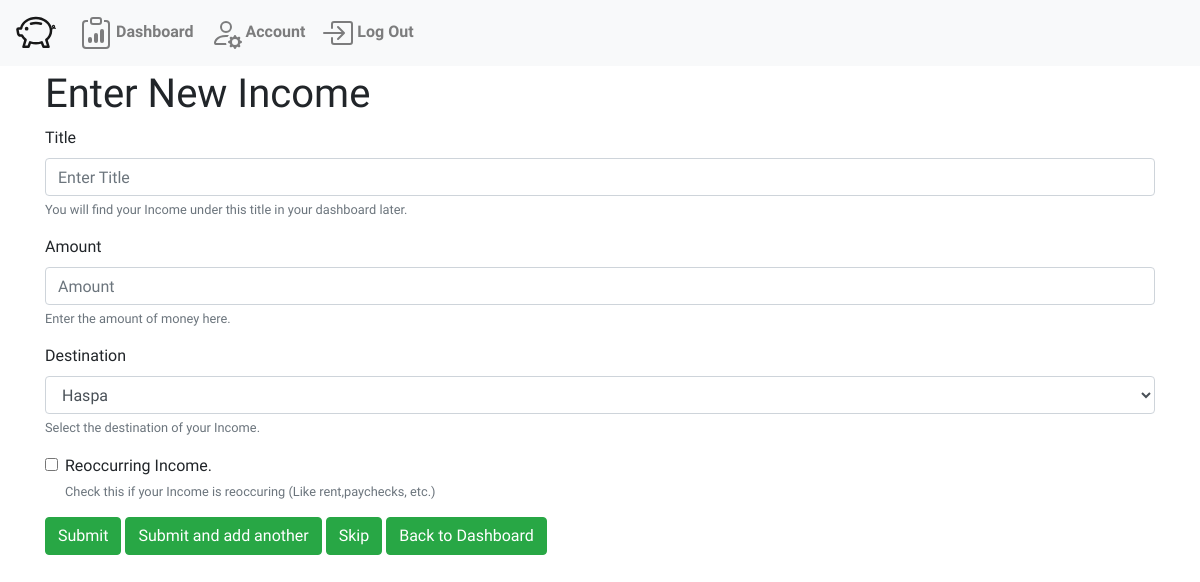
The page /incomeForm (signed in) on the database as committed earlier.
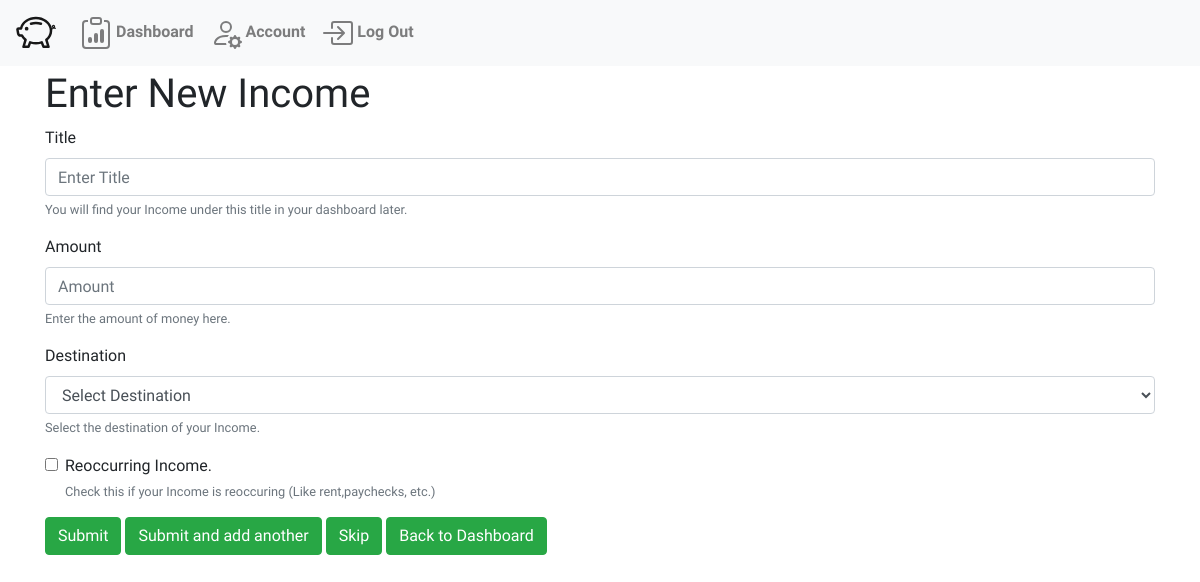
The same page on the database as committed later.
### WalletWise/models.py (models this page shows, shortened)
class Funds(models.Model):
    budget = models.ForeignKey("MonthBudget",related_name="funds", on_delete=models.CASCADE)
    title = models.CharField(max_length=64)
    amount = models.FloatField()
    defaultOwner = models.ForeignKey("User", related_name="defaultFunds", on_delete=models.DO_NOTHING, default=None, null=True)

### WalletWise/views.py (the view)
# urls.py: path("incomeForm", views.incomeForm, name="incomeForm"),
def incomeForm(request):
    user = request.user
    opennedBefore = user.dashboard.openned_before
    balances = list(Funds.objects.filter(budget__dashboard__owner=user))
    try:
        defaultFund = user.defaultFunds.all()[0]
        balances.remove(defaultFund)
    except IndexError:
        defaultFund = "No Default"
    return render(request, "WalletWise/fundsChangeForm.html", {
        "formType" : "Income",
        "opennedBefore" : opennedBefore,
        "balances" : balances,
        "defaultFund" : defaultFund
    })

### WalletWise/templates/WalletWise/fundsChangeForm.html (shortened to what this page needs)
{% extends "WalletWise/layout.html" %}
{% block body %}
<div class="container">
    <h1>Enter New {{formType}}</h1>
    <form method="post" action="{% url 'fundsChangeForm' %}">
        <div class="form-group">
            <label for="title">Title</label>
            <input type="text" class="form-control" id="title" name="title" aria-describedby="titleHelp" placeholder="Enter Title" required title="Please enter a Title">
            <small id="titlelHelp" class="form-text text-muted">You will find your {{formType}} under this title in your dashboard later.</small>
        </div>
        <div class="form-group">
            <label for="amount">Amount</label>
            <input type="number" class="form-control" id="amount" name="amount" aria-describedby="amountHelp" placeholder="Amount" required title="Please enter an Amount" >
            <small id="amountHelp" class="form-text text-muted">Enter the amount of money here.</small>
        </div>
        <div class="form-group">
            <label for="destination">Destination</label>
            <select class="form-select form-control" id="destination" name="destination" aria-describedby="destinationHelp" aria-label="Default select example" required title="Please select a destination">
                {% if defaultFund == "No Default" %}
                    <option selected>Select Destination</option>
                {% else %}
                    <option selected value={{defaultFund.id}}>{{defaultFund.title}}</option>
                {% endif %}
            </select>
            <small id="destinationHelp" class="form-text text-muted">Select the destination of your {{formType}}.</small>
        </div>
        <div class="form-group form-check">
            <input class="form-check-input" type="checkbox" id="reoccuring" name="reoccuring" aria-describedby="reoccuringHelp">
            <label class="form-check-label" for="reoccuring">
                Reoccurring {{formType}}.
            </label>
            <small id="reoccuringHelp" class="form-text text-muted">Check this if your {{formType}} is reoccuring (Like rent,paychecks, etc.)</small>
        </div>
        <button type="submit" class="btn btn-success" name="action" value="submit">Submit</button>
        <button type="submit" class="btn btn-success" name="action" value="redo">Submit and add another</button>
        {% if opennedBefore == False %}
            {% if formType == "Income" %}
            <a href="{% url 'expenseForm' %}">
                <button class="btn btn-success" type="button">Skip</button>
            </a>
            {% else %}
            <a href="{% url 'dashboard' %}">
                <button class="btn btn-success" type="button">Skip</button>
            </a>
            {% endif %}
        {% endif %}
        <a href="{% url 'dashboard' %}">
            <button class="btn btn-success" type="button">Back to Dashboard</button>
        </a>
    </form>
</div>
{% endblock %}

### WalletWise/templates/WalletWise/layout.html (shortened to what this page needs)
{% load static %}
<!DOCTYPE html>
<html>
    <head>
        <link rel="stylesheet" href="https://stackpath.bootstrapcdn.com/bootstrap/4.4.1/css/bootstrap.min.css">
        <link href="{% static 'WalletWise/styles.css' %}" rel="stylesheet">
    </head>
    <body>
        <nav class="navbar navbar-expand-lg navbar-light bg-light fixed-top">
            <a class="navbar-brand" href="{% url 'index' %}">
            </a>
            <div class="right-group">
              <ul class="navbar-nav mr-auto">
                {% if user.is_authenticated %}
                    <li>
                        <a class="nav-link" href="{% url 'dashboard' %}">
                            <strong>Dashboard</strong>
                        </a>
                    </li>
                    <li class="nav-item">
                        <a class="nav-link" href="{% url 'settings' %}">
                            <strong>Account</strong>
                        </a>
                    </li>
                    <li class="nav-item">
                        <a class="nav-link" href="{% url 'logout' %}">
                            <strong>Log Out</strong>
                        </a>
                    </li>
                {% endif %}
              </ul>
            </div>
          </nav>
        <div class="body">
            {% block body %}
            {% endblock %}
        </div>
    </body>
</html>

### WalletWise/static/WalletWise/styles.css (style rules this page uses)
body { padding-top: 70px; font-family: 'Inconsolata', monospace; }

Rows that differ between the two databases and show on the page:
removed Funds: destination "Haspa"
Other text that changed with them:
form field destination: (not shown) → "Select Destination"
